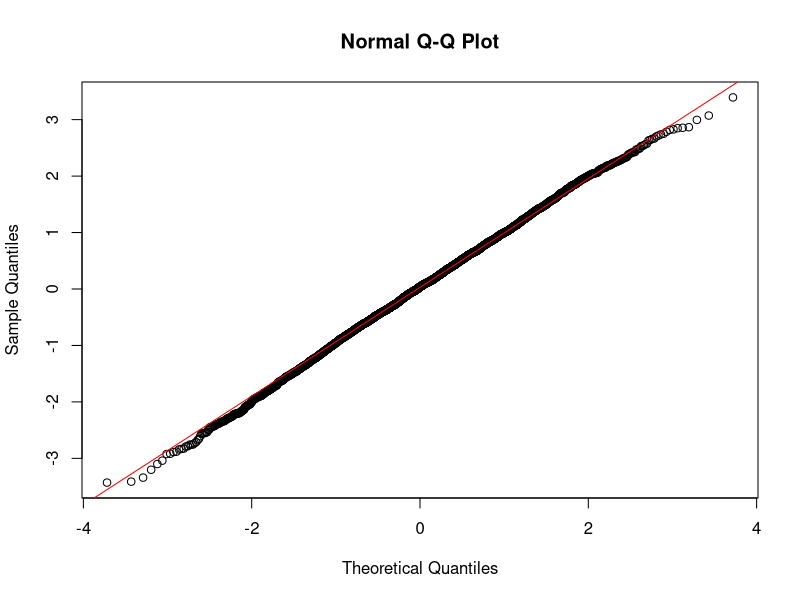
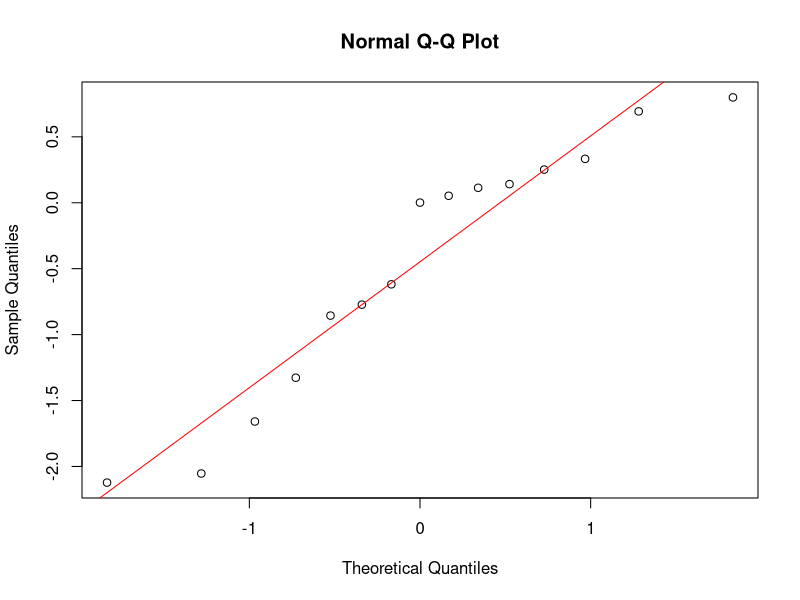
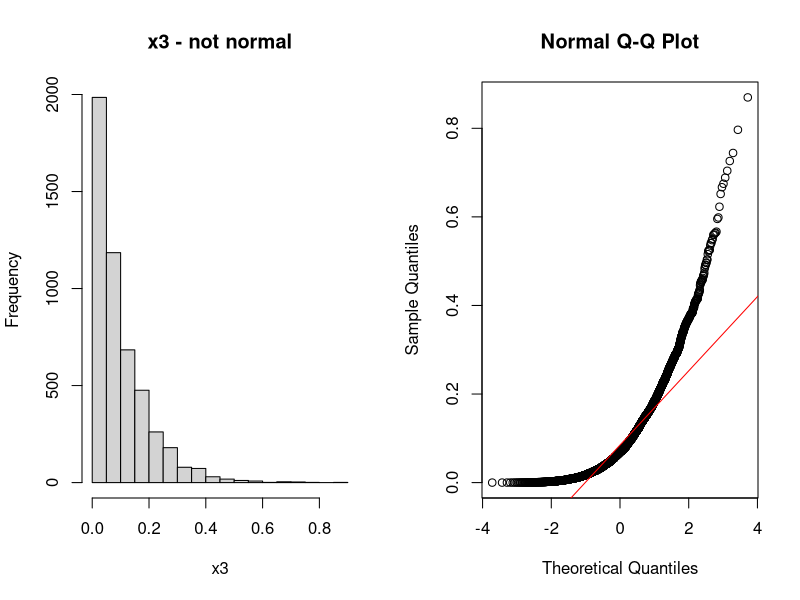
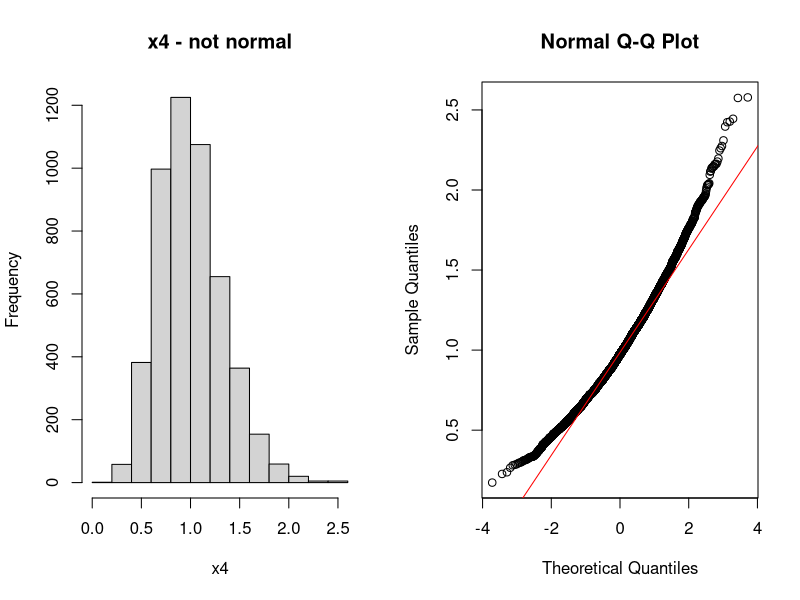
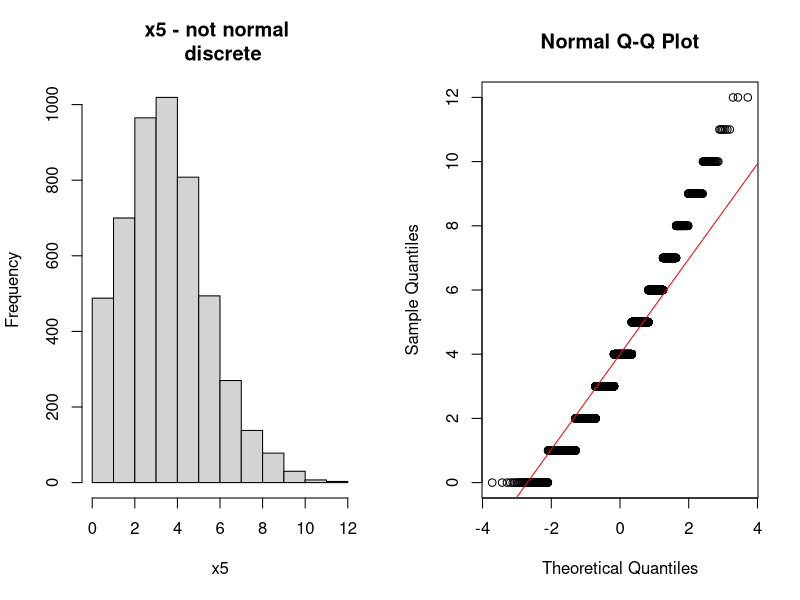
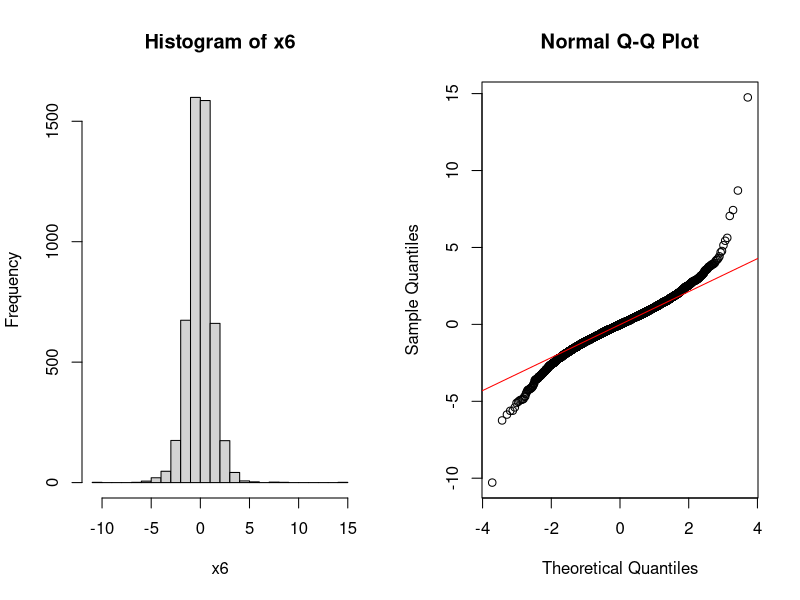
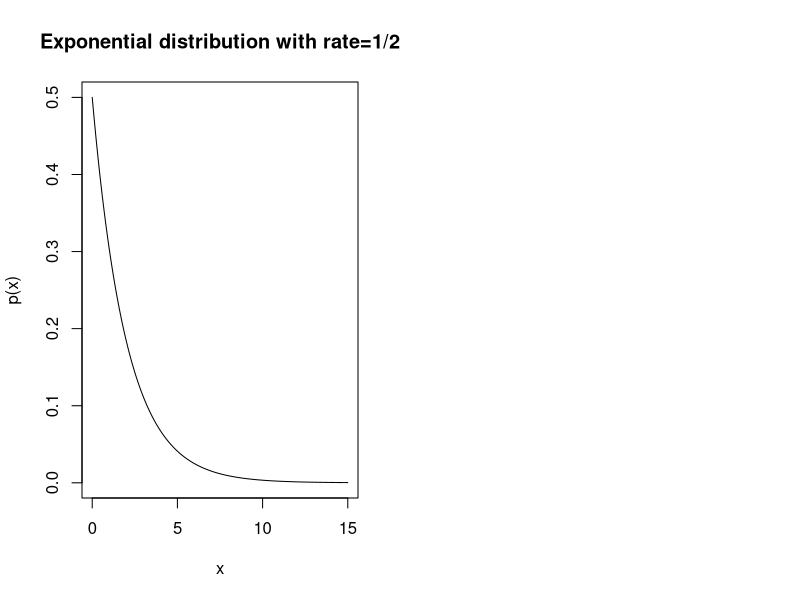

Recreate these plots in R, in order.
## ---- chunk 1
knitr::opts_chunk$set(echo = TRUE)
## ---- chunk 2
x1 <- rnorm(5e3) # simulates random normal variables
qqnorm(x1)
qqline(x1, col='red')  # adds the line that perfectly normal data would follow
## ---- chunk 3
x2 <- rnorm(15)
qqnorm(x2)
qqline(x2, col='red')  
## ---- chunk 4
par(mfrow=c(1,2))
x3 <- rgamma(5e3,1,10)  # samples from a very skewed gamma distribution
hist(x3, main='x3 - not normal') 
qqnorm(x3)
qqline(x3, col='red')
## ---- chunk 5
par(mfrow=c(1,2))
x4 <- rgamma(5e3, 10,10) # samples from a nearly symmetric gamma distribution
hist(x4, main = 'x4 - not normal') 
qqnorm(x4)
qqline(x4,col='red')
## ---- chunk 6
par(mfrow=c(1,2))
x5 <- rpois(5e3,4) # samples from a discrete distribution
hist(x5, main='x5 - not normal \n discrete') 
qqnorm(x5)
qqline(x5,col='red')
## ---- chunk 7
par(mfrow=c(1,2))
x6 <- rt(5e3,6)
hist(x6, breaks=20)
qqnorm(x6)
qqline(x6,col='red')
## ---- chunk 8
x.seq <- seq(0,15,by=0.01) # creates a grid of x-values at which to evaluate p(x).
plot(x.seq, dexp(x.seq,rate=0.5),type='l',main='Exponential distribution with rate=1/2', xlab='x', ylab='p(x)')
## ---- chunk 9
y <- rnorm(n=5, mean=-4, sd=0.8)
print(y)
## ---- chunk 10
y <- rgamma(5, shape=0.5, scale=1)
print(y)
